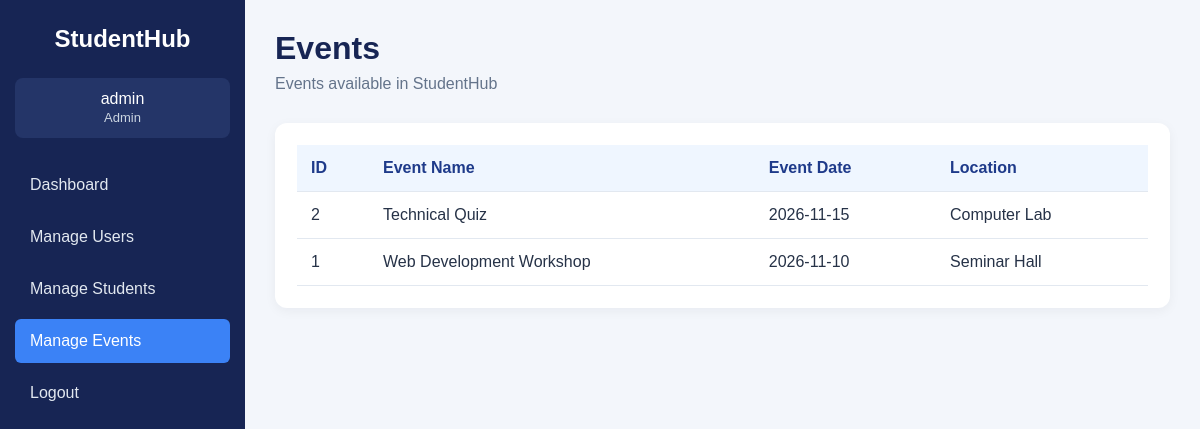
The app's page /events.php (signed in) with its own data.
### tables this page shows
CREATE TABLE IF NOT EXISTS events (
    id INT AUTO_INCREMENT PRIMARY KEY,
    event_name VARCHAR(150) NOT NULL,
    event_date DATE NOT NULL,
    location VARCHAR(150) NOT NULL,
    created_at TIMESTAMP DEFAULT CURRENT_TIMESTAMP
);

### events.php (the view, shortened to what this page needs)
<?php
require_once "db.php";
$result = $conn->query(
    "SELECT id, event_name, event_date, location FROM events ORDER BY event_date DESC"
);
?>
<!DOCTYPE html>
<html lang="en">
<head>
    <link rel="stylesheet" href="style.css">
</head>
<body>
<div class="layout">
    <aside class="sidebar">
        <h2>StudentHub</h2>
        <p class="sidebar-user">
            <?= htmlspecialchars($_SESSION["username"]) ?><br>
            <span><?= htmlspecialchars(ucfirst($_SESSION["role"])) ?></span>
        </p>
        <nav>
            <a href="dashboard.php">Dashboard</a>
            <?php if ($_SESSION["role"] === "admin"): ?>
                <a href="users.php">Manage Users</a>
                <a href="students.php">Manage Students</a>
                <a class="active" href="events.php">Manage Events</a>
            <?php else: ?>
                <a href="students.php">Student Information</a>
                <a class="active" href="events.php">View Events</a>
            <?php endif; ?>
            <a href="logout.php">Logout</a>
        </nav>
    </aside>
    <main class="main-content">
        <header class="topbar">
            <div>
                <h1>Events</h1>
                <p>Events available in StudentHub</p>
            </div>
        </header>
        <section class="panel">
            <div class="table-wrapper">
                <table>
                    <thead>
                        <tr>
                            <th>ID</th>
                            <th>Event Name</th>
                            <th>Event Date</th>
                            <th>Location</th>
                        </tr>
                    </thead>
                    <tbody>
                    <?php if ($result && $result->num_rows > 0): ?>
                        <?php while ($row = $result->fetch_assoc()): ?>
                            <tr>
                                <td><?= (int) $row["id"] ?></td>
                                <td><?= htmlspecialchars($row["event_name"]) ?></td>
                                <td><?= htmlspecialchars($row["event_date"]) ?></td>
                                <td><?= htmlspecialchars($row["location"]) ?></td>
                            </tr>
                        <?php endwhile; ?>
                    <?php else: ?>
                        <tr><td colspan="4">No events found.</td></tr>
                    <?php endif; ?>
                    </tbody>
                </table>
            </div>
        </section>
    </main>
</div>
</body>
</html>

### style.css (style rules this page uses)
* { box-sizing: border-box; }
body { margin: 0; font-family: Arial, sans-serif; background: #f3f6fb; color: #263247; }
.layout { display: flex; min-height: 100vh; }
.sidebar { width: 245px; flex-shrink: 0; background: #172554; color: white; padding: 25px 15px; }
.sidebar h2 { text-align: center; margin: 0 0 25px; }
.sidebar-user { text-align: center; padding: 12px; background: #243568; border-radius: 8px; overflow-wrap: anywhere; }
.sidebar-user span { color: #cbd5e1; font-size: 13px; }
.sidebar nav { display: flex; flex-direction: column; gap: 8px; margin-top: 25px; }
.sidebar nav a { color: #e2e8f0; text-decoration: none; padding: 13px 15px; border-radius: 6px; }
.sidebar nav a:hover, .sidebar nav a.active { background: #3b82f6; color: white; }
.main-content { flex: 1; min-width: 0; padding: 30px; }
.topbar { display: flex; align-items: center; justify-content: space-between; gap: 15px; margin-bottom: 30px; }
.topbar h1 { margin: 0 0 8px; color: #172554; }
.topbar p { margin: 0; color: #64748b; }
.panel { background: white; padding: 22px; border-radius: 12px; box-shadow: 0 3px 12px #0f172a0d; margin-bottom: 25px; }
.table-wrapper { width: 100%; overflow-x: auto; }
table { width: 100%; border-collapse: collapse; min-width: 500px; }
th, td { padding: 14px; text-align: left; border-bottom: 1px solid #e2e8f0; }
th { background: #eff6ff; color: #1e3a8a; }

### records on screen
events: id "2", event_name "Technical Quiz", event_date "2026-11-15", location "Computer Lab"
events: id "1", event_name "Web Development Workshop", event_date "2026-11-10", location "Seminar Hall"

### other values on screen
$_SESSION["username"] "admin"
$_SESSION["role"] "Admin"
